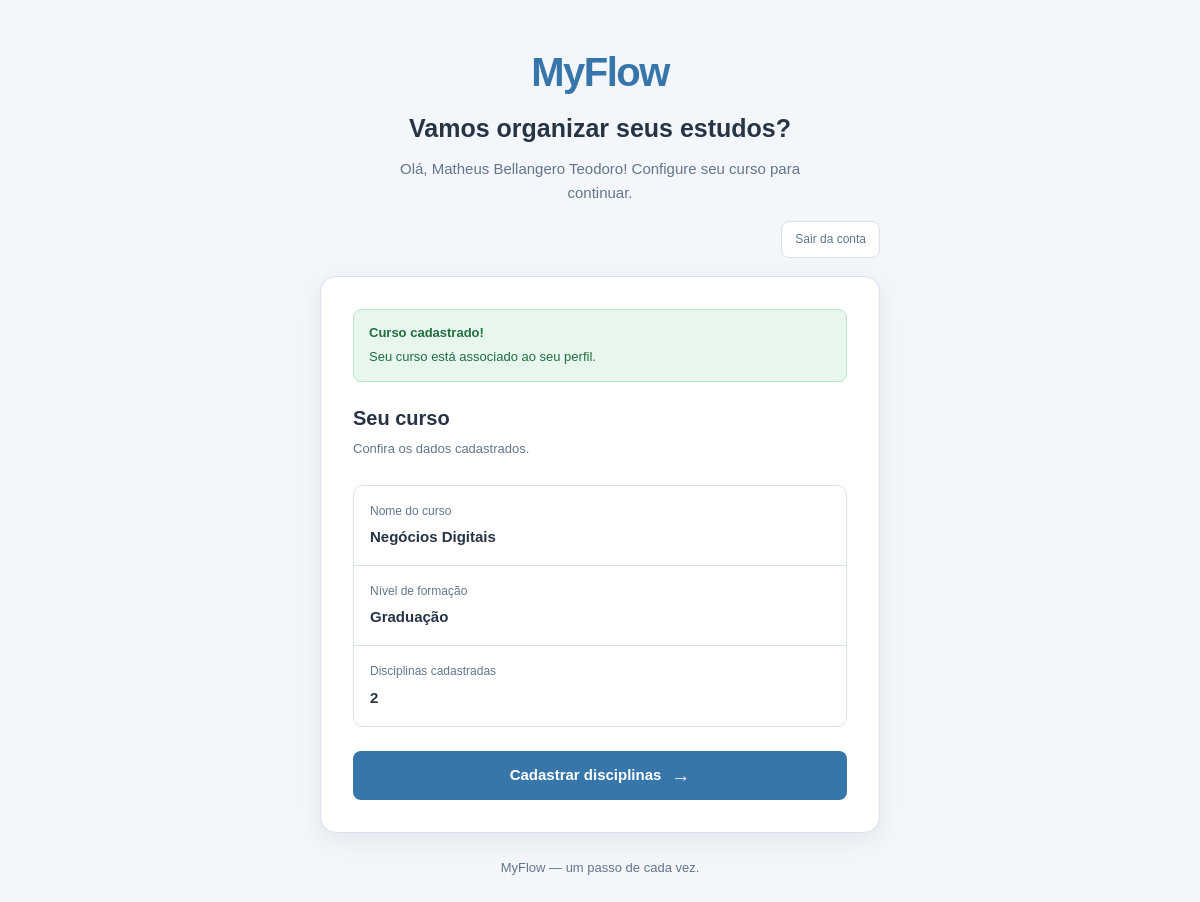
The page /curso (signed in) on the database its author committed.
### tables this page shows
CREATE TABLE usuarios (
    id INTEGER PRIMARY KEY AUTOINCREMENT,
    nome TEXT NOT NULL,
    email TEXT NOT NULL COLLATE NOCASE UNIQUE,
    jornada TEXT NOT NULL,
    objetivo TEXT NOT NULL,
    tempo_disponivel INTEGER NOT NULL CHECK (tempo_disponivel > 0),
    curso_id INTEGER,
    senha_hash TEXT,
    is_owner INTEGER NOT NULL DEFAULT 0 CHECK (is_owner IN (0, 1)),
    FOREIGN KEY (curso_id) REFERENCES cursos(id) ON DELETE SET NULL
);

CREATE TABLE cursos (
    id INTEGER PRIMARY KEY AUTOINCREMENT,
    nome TEXT NOT NULL COLLATE NOCASE UNIQUE,
    nivel TEXT NOT NULL
);

### backup/app.py (the view, shortened to what this page needs)
@app.route("/curso", methods=["GET", "POST"])
def pagina_curso():
    id_usuario = session.get("usuario_id")
    if id_usuario is None:
        return redirect(url_for("pagina_login"))
    repositorio_usuario = UsuarioRepository()
    usuario = repositorio_usuario.buscar_por_id(id_usuario)
    if usuario is None:
        session.clear()
        return redirect(url_for("pagina_login"))
    if usuario.curso is not None:
        return render_template(
            "cadastro_curso.html",
            usuario=usuario,
            erro=None,
            form={},
        )

### backup/database/conexao.py (called while the page is built)
def obter_conexao():
    conexao = sqlite3.connect(CAMINHO_BANCO)
    conexao.row_factory = sqlite3.Row
    conexao.execute("PRAGMA foreign_keys = ON")
    return conexao

### backup/models/cursos.py (called while the page is built)
    @id.setter
    def id(self, valor):
        if valor is not None and (
            not isinstance(valor, int) or isinstance(valor, bool) or valor <= 0
        ):
            raise ValueError('id deve ser None ou um inteiro positivo')
        self._id = valor

    @property
    def nome(self):
        return self._nome

    @nome.setter
    def nome(self, valor):
        if not isinstance(valor, str) or not valor.strip():
            raise ValueError('nome não pode ser vazio')
        self._nome = valor.strip()

    @property
    def nivel(self):
        return self._nivel

    @nivel.setter
    def nivel(self, valor):
        if not isinstance(valor, str) or not valor.strip():
            raise ValueError('nivel não pode ser vazio')
        self._nivel = valor.strip()

    @property
    def disciplinas(self):
        return list(self._disciplinas)

    @disciplinas.setter
    def disciplinas(self, valor):
        if not isinstance(valor, list) or not all(
            isinstance(item, Disciplina) for item in valor
        ):
            raise ValueError('disciplinas deve ser uma lista de Disciplina')
        self._disciplinas = list(valor)

### backup/models/disciplinas.py (called while the page is built)
    @id.setter
    def id(self, valor):
        if valor is not None and (
            not isinstance(valor, int) or isinstance(valor, bool) or valor <= 0
        ):
            raise ValueError("id deve ser None ou um inteiro positivo")
        self._id = valor

    @nome.setter
    def nome(self, valor):
        if not isinstance(valor, str) or not valor.strip():
            raise ValueError("nome não pode ser vazio")
        self._nome = valor.strip()

    @codigo.setter
    def codigo(self, valor):
        if not isinstance(valor, str) or not valor.strip():
            raise ValueError("codigo não pode ser vazio")
        self._codigo = valor.strip()

    @carga_horaria.setter
    def carga_horaria(self, valor):
        if (
            not isinstance(valor, int)
            or isinstance(valor, bool)
            or valor <= 0
        ):
            raise ValueError(
                "carga_horaria deve ser um inteiro maior que zero"
            )
        self._carga_horaria = valor

### backup/models/usuarios.py (called while the page is built)
    @property
    def nome(self):
        return self._nome

    @property
    def curso(self):
        return self._curso

### backup/templates/cadastro_curso.html (shortened to what this page needs)
<!DOCTYPE html>
<html lang="pt-BR">
<head>
    <link
        rel="stylesheet"
        href="{{ url_for('static', filename='styles.css') }}"
    >
</head>
<body>
    <main class="container">
        <header class="cabecalho">
            <div class="logo">MyFlow</div>
            <h1>Vamos organizar seus estudos?</h1>
            <p>
                Olá, {{ usuario.nome }}!
                Configure seu curso para continuar.
            </p>
        </header>
        <div class="barra-acoes">
            <form action="{{ url_for('sair') }}" method="POST" class="form-sair">
                <button type="submit" class="botao-sair">Sair da conta</button>
            </form>
        </div>
        <section class="formulario-container">
            {% if usuario.curso %}
                <div class="mensagem sucesso" role="status">
                    <strong>Curso cadastrado!</strong>
                    <p>
                        Seu curso está associado ao seu perfil.
                    </p>
                </div>
                <div class="titulo-formulario">
                    <h2>Seu curso</h2>
                    <p>Confira os dados cadastrados.</p>
                </div>
                <div class="curso-resumo">
                    <div class="curso-detalhe">
                        <span>Nome do curso</span>
                        <strong>{{ usuario.curso.nome }}</strong>
                    </div>
                    <div class="curso-detalhe">
                        <span>Nível de formação</span>
                        <strong>{{ usuario.curso.nivel }}</strong>
                    </div>
                    <div class="curso-detalhe">
                        <span>Disciplinas cadastradas</span>
                        <strong>
                            {{ usuario.curso.disciplinas|length }}
                        </strong>
                    </div>
                </div>
                <a
                    href="{{ url_for('pagina_disciplinas') }}"
                    class="botao-cadastro link-botao"
                >
                    Cadastrar disciplinas
                    <span aria-hidden="true">&rarr;</span>
                </a>
            {% endif %}
        </section>
        <footer class="rodape">
            <p>MyFlow — um passo de cada vez.</p>
        </footer>
    </main>
</body>
</html>

### backup/static/styles.css (style rules this page uses)
* { margin: 0; padding: 0; box-sizing: border-box; }
:root { --cor-principal: #3776AB; --cor-principal-hover: #285B86; --cor-fundo: #F3F6FA; --cor-branca: #FFFFFF; --cor-texto: #263445; --cor-secundaria: #65758B; --cor-borda: #D8E1EC; --cor-foco: #B9D9F5; --cor-sucesso-fundo: #E7F7ED; --cor-sucesso-texto: #216E41; --cor-erro-fundo: #FFF0F0; --cor-erro-texto: #A52B2B; }
body { min-height: 100vh; padding: 40px 20px; font-family: Arial, Helvetica, sans-serif; font-size: 14px; line-height: 1.6; color: var(--cor-texto); background: var(--cor-fundo); display: flex; justify-content: center; align-items: center; }
.container { width: 100%; max-width: 560px; margin: 0 auto; }
.cabecalho { text-align: center; margin-bottom: 28px; }
.logo { color: var(--cor-principal); font-size: 40px; font-weight: 800; letter-spacing: -1.5px; margin-bottom: 8px; }
.cabecalho h1 { font-size: 25px; font-weight: 700; line-height: 1.3; margin-bottom: 12px; }
.cabecalho p { max-width: 420px; margin: 0 auto; color: var(--cor-secundaria); font-size: 15px; }
.formulario-container { width: 100%; padding: 32px; background: var(--cor-branca); border: 1px solid var(--cor-borda); border-radius: 16px; box-shadow: 0 8px 28px rgba(35, 57, 82, 0.07); }
.titulo-formulario { margin-bottom: 25px; }
.titulo-formulario h2 { font-size: 20px; font-weight: 700; margin-bottom: 5px; }
.titulo-formulario p { color: var(--cor-secundaria); font-size: 13px; }
form { display: flex; flex-direction: column; gap: 20px; }
.botao-cadastro { width: 100%; min-height: 49px; margin-top: 5px; padding: 12px 18px; display: flex; align-items: center; justify-content: center; gap: 10px; border: none; border-radius: 8px; background: var(--cor-principal); color: var(--cor-branca); font-family: inherit; font-size: 15px; font-weight: 700; cursor: pointer; transition: background-color 0.2s ease, transform 0.2s ease, box-shadow 0.2s ease; }
.botao-cadastro span { font-size: 19px; line-height: 1; }
.mensagem { padding: 13px 15px; margin-bottom: 20px; border-radius: 8px; font-size: 13px; overflow-wrap: anywhere; }
.mensagem strong { display: block; margin-bottom: 4px; }
.mensagem p { margin: 0; }
.mensagem.sucesso { background: var(--cor-sucesso-fundo); color: var(--cor-sucesso-texto); border: 1px solid #B9E5C8; }
.rodape { text-align: center; margin-top: 25px; }
.rodape p { color: var(--cor-secundaria); font-size: 13px; }
.curso-resumo { display: flex; flex-direction: column; gap: 0; margin-top: 10px; border: 1px solid var(--cor-borda); border-radius: 10px; overflow: hidden; }
.curso-detalhe { display: flex; flex-direction: column; gap: 4px; padding: 16px; background: var(--cor-branca); border-bottom: 1px solid var(--cor-borda); }
.curso-detalhe:last-child { border-bottom: none; }
.curso-detalhe span { color: var(--cor-secundaria); font-size: 12px; }
.curso-detalhe strong { color: var(--cor-texto); font-size: 15px; overflow-wrap: anywhere; }
.link-botao { margin-top: 24px; text-decoration: none; }
.barra-acoes { display: flex; justify-content: flex-end; margin: -12px 0 18px; }
.form-sair { display: block; margin: 0; }
.botao-sair { border: 1px solid var(--cor-borda); border-radius: 8px; padding: 8px 13px; background: var(--cor-branca); color: var(--cor-secundaria); font: inherit; font-size: 12px; cursor: pointer; }

### rows shown on the page
usuarios: nome "Matheus Bellangero Teodoro"
cursos: curso.nome "Negócios Digitais", curso.nivel "Graduação"

### other values the page prints
{{ usuario.curso.disciplinas|length }} "2"
